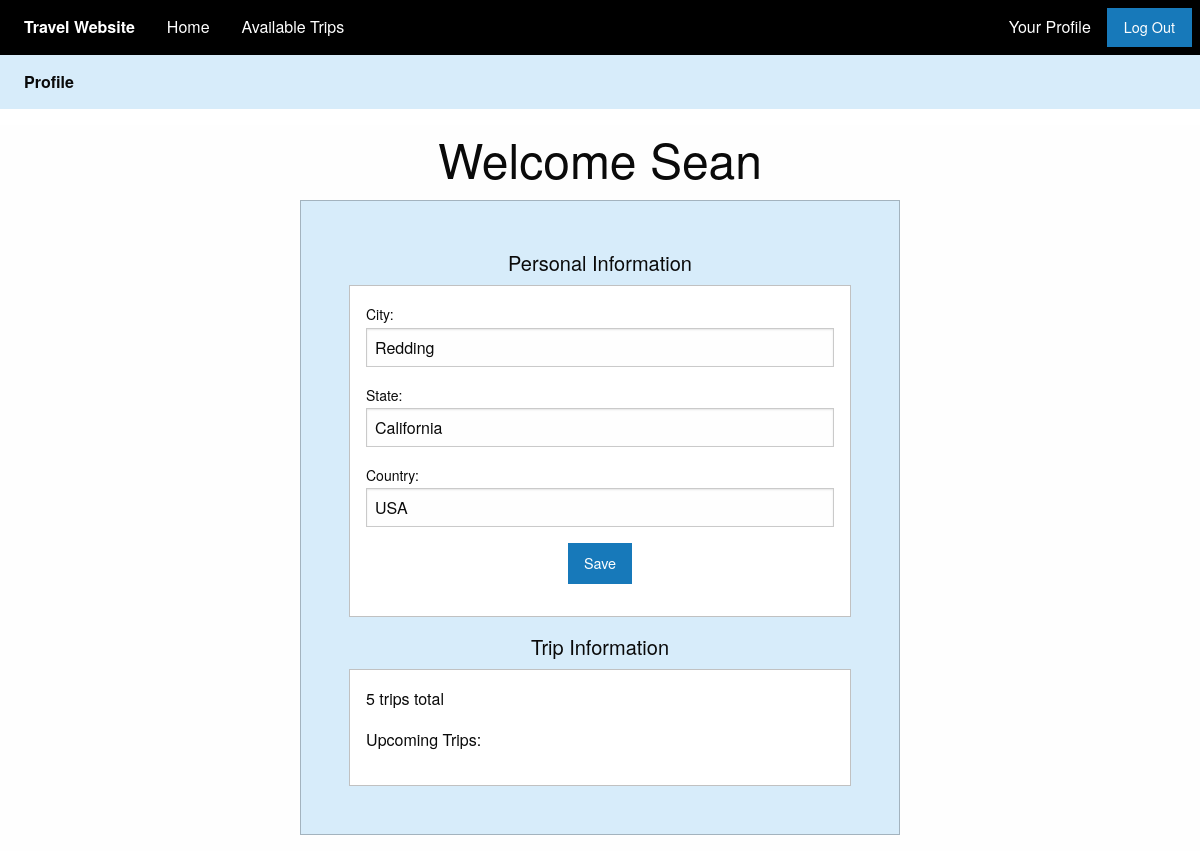
Page /profile/edit/ (signed in) on the committed database.
### myapp/models.py (models this page shows)
class Profile(models.Model):
    user = models.OneToOneField(User, on_delete=models.CASCADE)
    city = models.CharField(max_length=50)
    state = models.CharField(max_length=50)
    country = models.CharField(max_length=50)
    trips_total = models.IntegerField(default=0)
    trips = models.ManyToManyField(Trip)

### myapp/views.py (the view)
# urls.py: path('profile/edit/', views.edit_profile),
@login_required
def edit_profile(request):
    if request.method == 'POST':
        form = ProfileForm(request.POST)
        profile = request.user.profile
        if form.is_valid():
            profile.city = form.cleaned_data['city']
            profile.state = form.cleaned_data['state']
            profile.country = form.cleaned_data['country']
            profile.save()
            return redirect('/profile/')
    else:
        profile = request.user.profile
        data = {'city':profile.city,
            'state':profile.state,
            'country':profile.country}
        form = ProfileForm(data)
        context = {'form':form, 'profile':profile}
        return render(request, 'edit_profile.html', context)

### myapp/forms.py
class ProfileForm(forms.Form):
    city = forms.CharField(label='City', max_length=40)
    state = forms.CharField(label='State', max_length=40)
    country = forms.CharField(label='Country', max_length=40)

### myapp/templates/edit_profile.html (shortened to what this page needs)
{% extends "base.html" %}
{% block body %}
<div class="top-bar" style="background-color:#d7ecfa">
  <div class="top-bar-left">
    <ul class="dropdown menu" style="background-color:#d7ecfa" data-dropdown-menu>
      <li class="menu-text" style="background-color:#d7ecfa">Profile</li>
    </ul>
  </div>
</div>
<div class="top-bar" style="background-color:#FFFFFF">
</div>
<div class="grid-container">
  <div class="grid-x grid-padding-x">
    <div class="large-6 medium-8 small-10 large-offset-3 medium-offset-2 small-offset-1">
      <div>
      <h1 class="text-center">Welcome{% if user.is_authenticated %} {{ user.first_name }}{% endif %}</h1>
      </div>
      <div class="callout primary large">
        <div class="text-center"><h5>Personal Information</h5></div>
        <div class="callout">
          <form method="POST">
            {{ form }}
            <div class="text-center"><button class="button" type="submit">Save</button></div>
          </form>
        </div>
        <div class="text-center"><h5>Trip Information</h5></div>
        <div class="callout">
          <div class="cell"><p>{{ profile.trips_total }} trips total</p></div>
          <div class="cell"><p>Upcoming Trips: </p></div>
        </div>
    </div>
  </div>
</div>
{% endblock %}

### rows in the picture
Profile: city "Redding", state "California", country "USA", trips_total "5"

### other values in the picture
{{ user.first_name }} "Sean"
